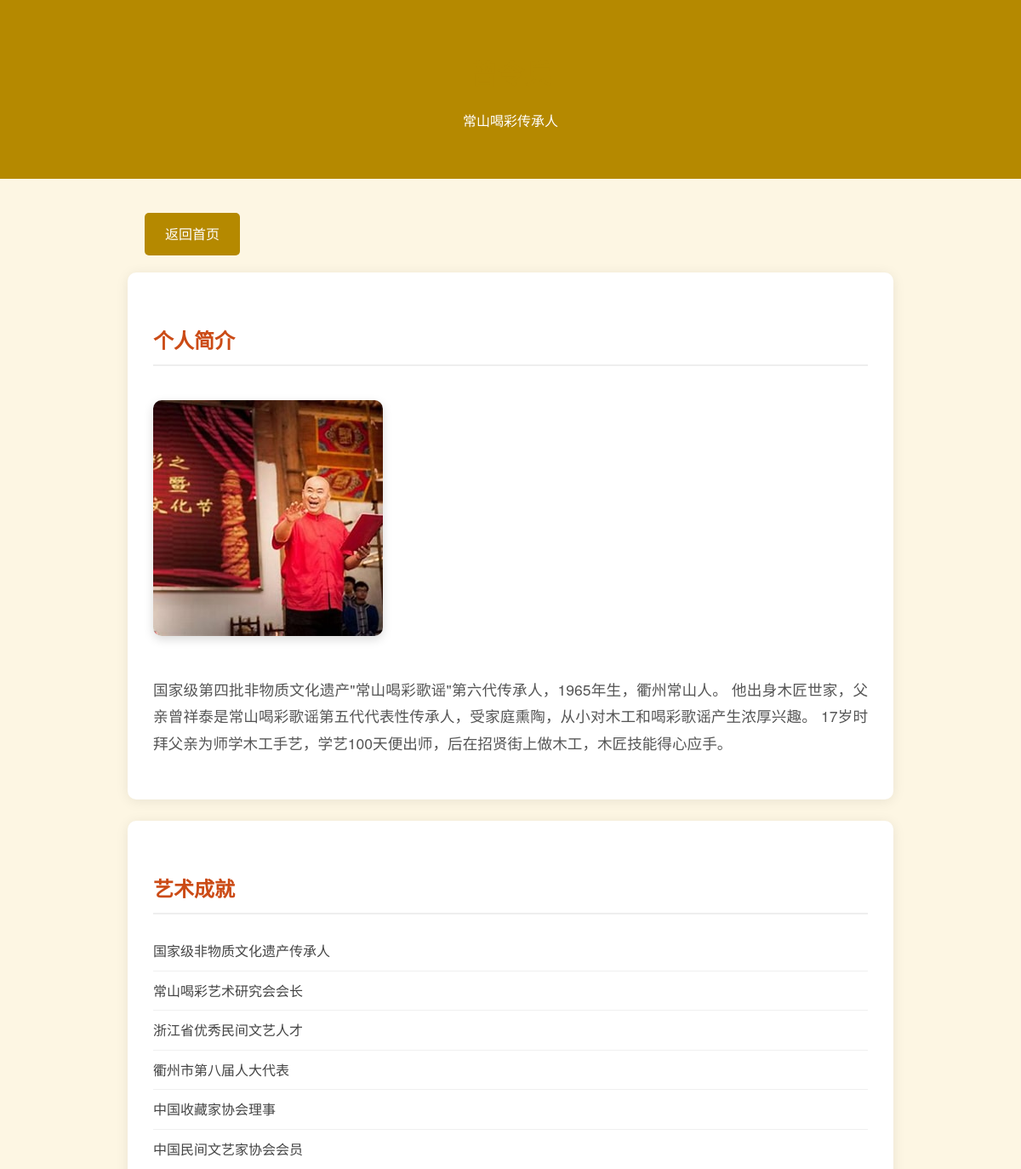
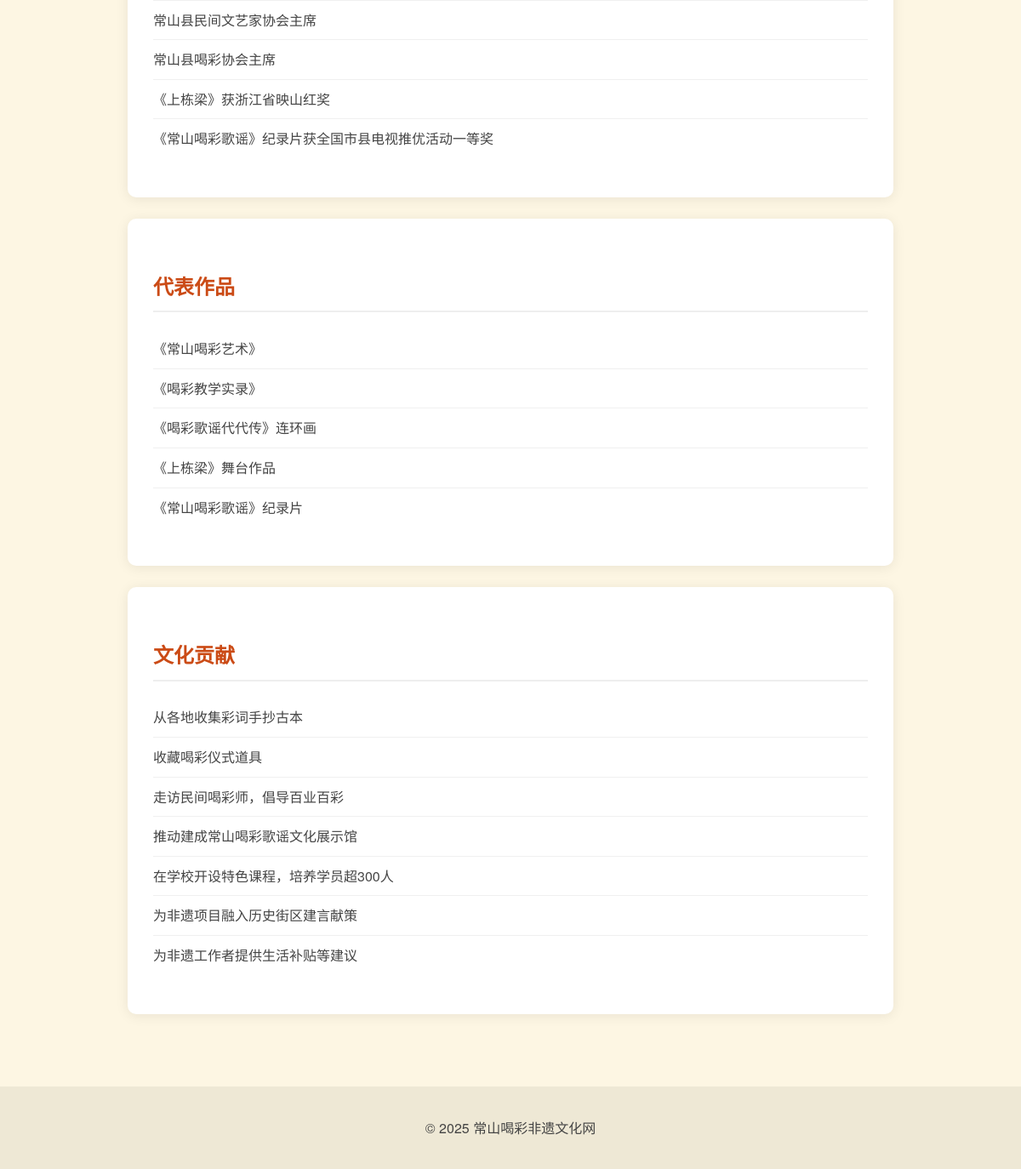
The app's page /inheritor/2 with its own data (2 pictures, top to bottom).
### models.py (models this page shows, shortened)
class Inheritor(db.Model):
    __tablename__ = 'inheritors'  # 表名
    id = db.Column(db.Integer, primary_key=True)  # 自动递增的主键
    name = db.Column(db.String(100), nullable=False)  # 传承人的名字
    description = db.Column(db.Text, nullable=False)  # 传承人的描述
    image = db.Column(db.String(200))  # 添加图片路径字段
    achievements = db.Column(db.JSON)   # 艺术成就列表
    works = db.Column(db.JSON)         # 代表作品列表
    contributions = db.Column(db.JSON)  # 添加贡献字段

### app.py (the view)
@app.route('/inheritor/<int:id>')
def inheritor_detail(id):
    try:
        inheritor = Inheritor.query.get_or_404(id)
        return render_template('inheritor.html', inheritor=inheritor)
    except Exception as e:
        app.logger.error(f"Error loading inheritor {id}: {str(e)}")
        return render_template('404.html'), 404

### templates/inheritor.html (shortened to what this page needs)
<!DOCTYPE html>
<html lang="zh">
<head>
</head>
<body>
    <div class="header">
        <h1>{{ inheritor.name }}</h1>
        <p>常山喝彩传承人</p>
    </div>
    <div class="container">
        <a href="/" class="back-btn">返回首页</a>
        <div class="card">
            <h2>个人简介</h2>
            {% if inheritor.image %}
                <img src="{{ url_for('static', filename=inheritor.image) }}"
                     alt="{{ inheritor.name }}"
                     class="profile-image">
            {% endif %}
            <p class="description">{{ inheritor.description }}</p>
        </div>
        <div class="card">
            <h2>艺术成就</h2>
            <ul>
                {% for achievement in inheritor.achievements %}
                    <li>{{ achievement }}</li>
                {% endfor %}
            </ul>
        </div>
        <div class="card">
            <h2>代表作品</h2>
            <ul>
                {% for work in inheritor.works %}
                    <li>{{ work }}</li>
                {% endfor %}
            </ul>
        </div>
        {% if inheritor.contributions %}
        <div class="card">
            <h2>文化贡献</h2>
            <ul>
                {% for contribution in inheritor.contributions %}
                    <li>{{ contribution }}</li>
                {% endfor %}
            </ul>
        </div>
        {% endif %}
    </div>
    <footer style="text-align: center; padding: 20px; background-color: #eee8d5; margin-top: 40px;">
        <p>© 2025 常山喝彩非遗文化网</p>
    </footer>
</body>
</html>

### templates/inheritor.html (style rules this page uses)
body { font-family: "Helvetica Neue", "Microsoft YaHei", sans-serif; margin: 0; padding: 0; background-color: #fdf6e3; color: #444; line-height: 1.6; }
.header { background-color: #b58900; color: white; padding: 40px 20px; text-align: center; }
.container { max-width: 900px; margin: 0 auto; padding: 20px; }
.card { background: white; border-radius: 10px; padding: 30px; margin-bottom: 25px; box-shadow: 0 2px 15px rgba(0, 0, 0, 0.08); }
.back-btn { display: inline-block; margin: 20px; padding: 12px 24px; background-color: #b58900; color: white; text-decoration: none; border-radius: 5px; transition: background-color 0.3s; }
.profile-image { max-width: 100%; height: auto; border-radius: 10px; margin: 20px 0; box-shadow: 0 4px 12px rgba(0, 0, 0, 0.15); }
.description { font-size: 1.1em; line-height: 1.8; color: #555; margin: 20px 0; text-align: justify; }
h1 { color: #b58900; margin-bottom: 0.5em; }
h2 { color: #cb4b16; border-bottom: 2px solid #eee; padding-bottom: 10px; margin-top: 30px; }
ul { list-style-type: none; padding: 0; }
li { padding: 10px 0; border-bottom: 1px solid #f0f0f0; }
li:last-child { border-bottom: none; }

### records on screen
Inheritor: image (picture), description "国家级第四批非物质文化遗产\"常山喝彩歌谣\"第六代传承人，1965年生，衢州常山人。 他出身木匠世家，父亲曾祥泰是常山喝彩歌谣第五代代表性传承人，受家庭熏陶，从小对木工和喝彩歌谣产生浓厚兴趣。 17岁时拜父亲为师学木工手艺，学艺100天便出师，后在招贤街上做木工，木匠技能得心应手。"

### other values on screen
{{ achievement }} "国家级非物质文化遗产传承人" "常山喝彩艺术研究会会长" "浙江省优秀民间文艺人才" "衢州市第八届人大代表" "中国收藏家协会理事" "中国民间文艺家协会会员" "常山县民间文艺家协会主席" "常山县喝彩协会主席" "《上栋梁》获浙江省映山红奖" "《常山喝彩歌谣》纪录片获全国市县电视推优活动一等奖"
{{ work }} "《常山喝彩艺术》" "《喝彩教学实录》" "《喝彩歌谣代代传》连环画" "《上栋梁》舞台作品" "《常山喝彩歌谣》纪录片"
{{ contribution }} "从各地收集彩词手抄古本" "收藏喝彩仪式道具" "走访民间喝彩师，倡导百业百彩" "推动建成常山喝彩歌谣文化展示馆" "在学校开设特色课程，培养学员超300人" "为非遗项目融入历史街区建言献策" "为非遗工作者提供生活补贴等建议"
